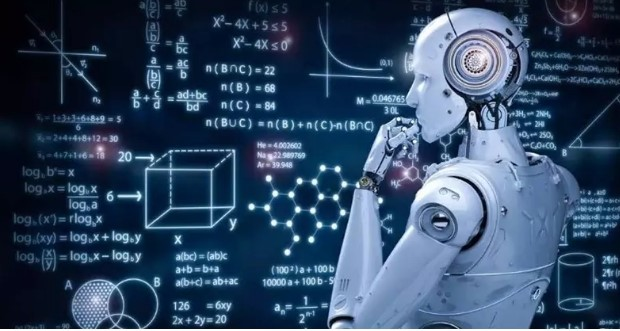
#> input picture artificial.jpg, 620 x 331 px
$ python emboss.py
#> lines starting #> are read from the running program, lines starting #| are printed output that depends on the picture

from PIL import Image
from PIL import ImageFilter

Image = Image.open("artificial.jpg")
#> Image is the input picture: PIL image 620x331 RGB; mean R, G, B 48.8, 71.6, 98.9
edgeEnahnced = Image.filter(ImageFilter.EDGE_ENHANCE)
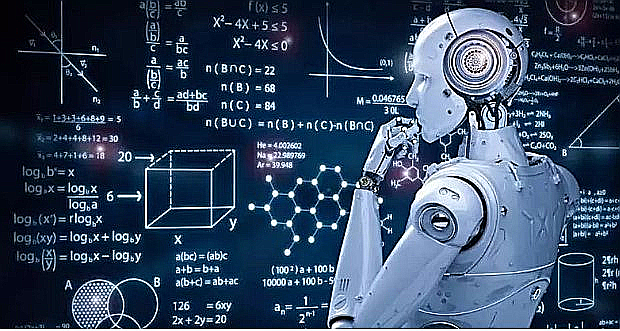
#> edgeEnahnced: PIL image 620x331 RGB; mean R, G, B 52, 70.4, 95.1
imageEdge = Image.filter(ImageFilter.CONTOUR())
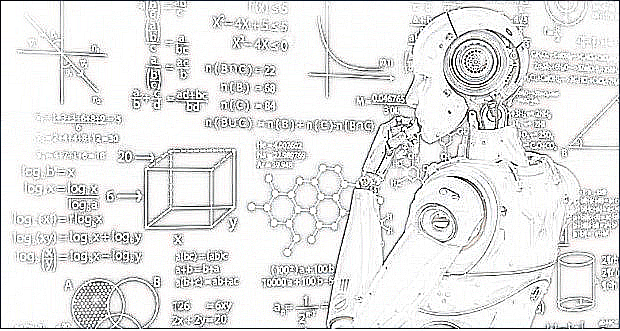
#> imageEdge: PIL image 620x331 RGB; mean R, G, B 229.4, 229.4, 229.4

Image.show()
imageEdge.show()

$ run again, with A.jpg copied over artificial.jpg
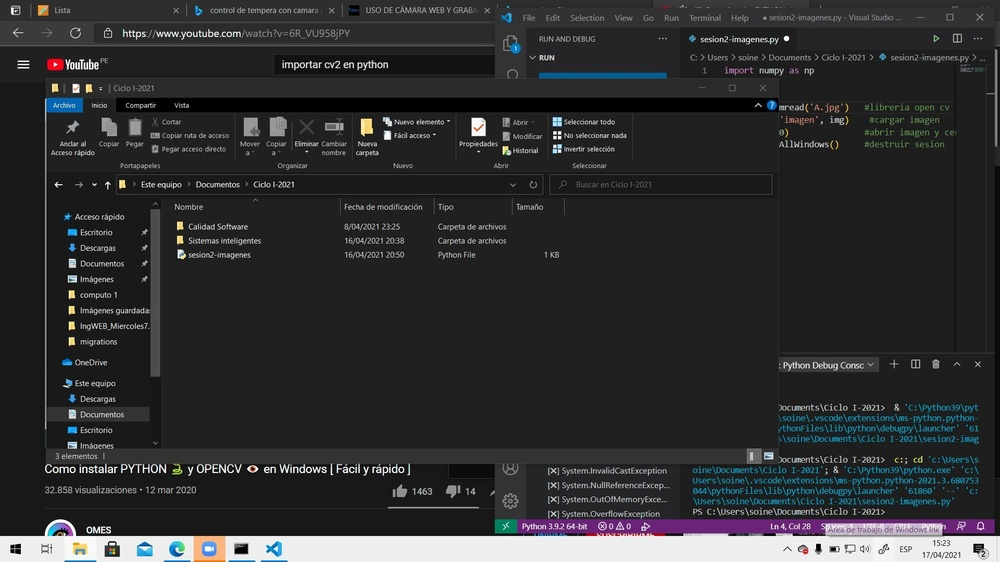
#> input picture A.jpg, 1000 x 562 px, shrunk from 1920 x 1080 before the run
#> Image is the input picture: PIL image 1000x562 RGB; mean R, G, B 47, 47.6, 48.8
#> `edgeEnahnced = Image.filter(ImageFilter.EDGE_ENHANCE)`:
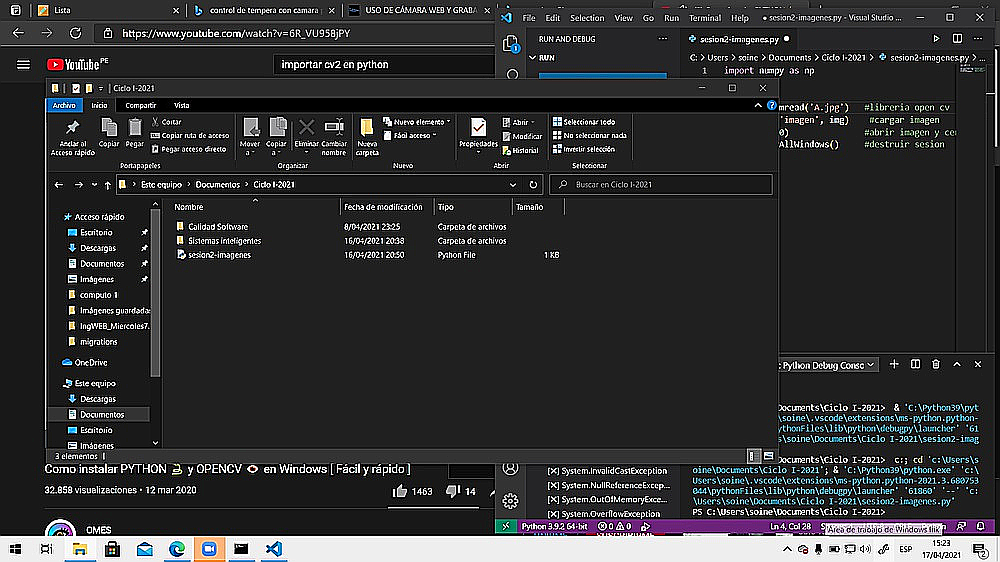
#> edgeEnahnced: PIL image 1000x562 RGB; mean R, G, B 49.5, 49.8, 50.8
#> `imageEdge = Image.filter(ImageFilter.CONTOUR())`:
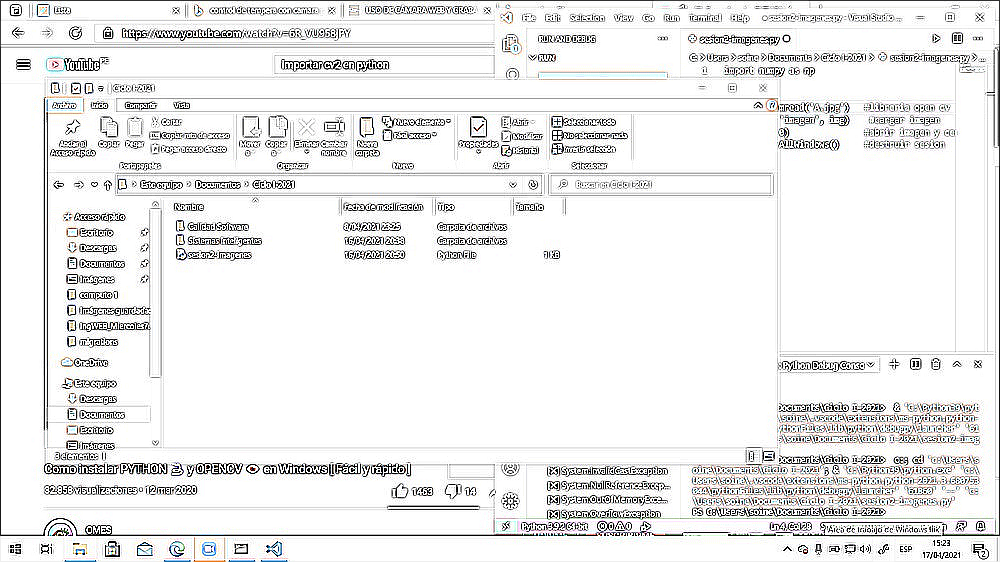
#> imageEdge: PIL image 1000x562 RGB; mean R, G, B 235.9, 235.9, 235.7
